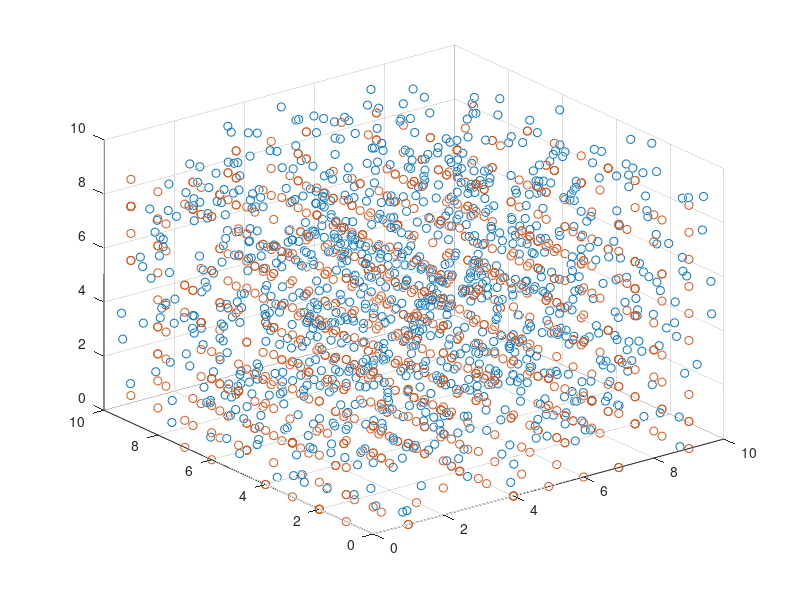

This figure's MATLAB source:
% Particle Mesh code for Astro class by MEEEE Ed Schenk  Mar. 30 2018

% Set number of particles and grid cells
Np = 1000;
Ng = 10;

% Set some variables
mp = 1;
Omega = 1;
OmegaM = 1;
a = 1;
H0 = 1;
G = 1;
rho0 = (3*H0^2/(8*pi*G))*OmegaM;

% Declare position and velocity arrays for each particle
z = zeros(Np,1);
y = zeros(Np,1);
z = zeros(Np,1);

vx = zeros(Np,1);
vy = zeros(Np,1);
vz = zeros(Np,1);

% Declaring density and potential arrays for each grid point
rho = zeros(Ng,Ng,Ng);
phi = zeros(Ng,Ng,Ng);
% Declaring Green's function
Gr = zeros(Ng,Ng,Ng);

% Let's use Nearest Grid Point (NGP) method
% setting random particle positons

x = Ng*rand(Np,1);
y = Ng*rand(Np,1);
z = Ng*rand(Np,1);

% Plotting initial points
scatter3(x,y,z)
axis([0 Ng 0 Ng 0 Ng])
hold on

% Round to get nearest grid points
i = mod(round(x), Ng);
j = mod(round(y), Ng);
k = mod(round(z), Ng);

% Placing each point into the density array
for n = 1:Np
    rho(i(n)+1,j(n)+1,k(n)+1)= rho(i(n)+1,j(n)+1,k(n)+1) + mp/rho0;
end

% Average density
rhoav = mean(rho(:));

deltax = rho - 1;

% Plotting nearest gid points
scatter3(i,j,k);
hold off

% Start solving the discretized Poisson Equation
% Need to solve in k-space
% Get the overdensity in k-space
deltak = fftn(deltax);

% Determine green's function array
for l = 1:Ng
    for m = 1:Ng
        for n = 1:Ng
            if (l==1)&&(m==1)&&(n==1)
                Gr(1,1,1)=0;
            else
                Gr(l,m,n)= -(((3*OmegaM)/(8*a))/(sin(pi*(l-1)/Ng)^2+sin(pi*(m-1)/Ng)^2+sin(pi*(n-1)/Ng)^2));
            end
        end
    end
end
